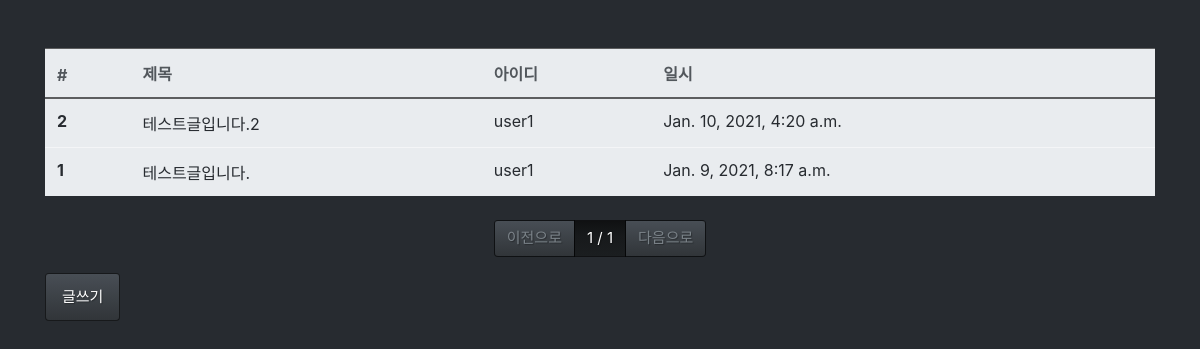
Page /board/list/ on the earlier database version.
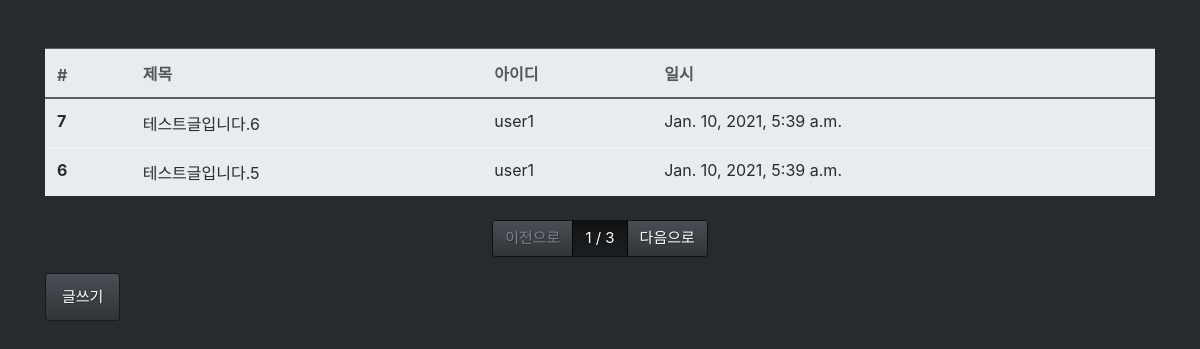
Same page on the later database version.
### board/models.py (models this page shows, shortened)
class Board(models.Model):
    title = models.CharField(max_length=128, verbose_name='제목')
    contents = models.TextField(verbose_name='내용')
    writer = models.ForeignKey(
        'fcuser.Fcuser', on_delete=models.CASCADE, verbose_name='작성자')
    tags = models.ManyToManyField('tag.Tag', verbose_name='태그')
    registered_dttm = models.DateTimeField(
        auto_now_add=True, verbose_name='등록시간')
    class Meta:
        db_table = 'fastcampus_board'
        verbose_name = '패스트캠퍼스 게시글'
        verbose_name_plural = '패스트캠퍼스 게시글'  # 복수형 지정

### fcuser/models.py (models this page shows)
class Fcuser(models.Model):
    username = models.CharField(max_length=32, verbose_name='사용자명')
    useremail = models.EmailField(max_length=128, verbose_name='사용자이메일')
    password = models.CharField(max_length=64, verbose_name='비밀번호')
    registered_dttm = models.DateTimeField(
        auto_now_add=True, verbose_name='등록시간')
    def __str__(self):  # 클래스를 문자열로 변환 했을 때 어떻게 변환 할 지 정해주는 내장 함수
        return self.username
    class Meta:
        db_table = 'fastcampus_fcuser'
        verbose_name = '패스트캠퍼스 사용자'
        verbose_name_plural = '패스트캠퍼스 사용자'  # 복수형 지정

### board/views.py (the view)
# urls.py: path('list/', views.board_list),
def board_list(request):
    all_boards = Board.objects.all().order_by('-id')
    page = int(request.GET.get('p', 1))  # p번째 페이지, 지정이 안되어 있으면 1 페이지
    paginator = Paginator(all_boards, 2)  # 한 페이지 당 2개 씩 보여주는 것으로 설정
    boards = paginator.get_page(page)
    return render(request, 'board_list.html', {'boards': boards})

### board/templates/board_list.html
{% extends "base.html" %}
{% block contents %}
<div class="row mt-5">
    <div class="col-12">
        <table class="table table-light">
            <thead class="thead-light">
                <tr>
                    <th>#</th>
                    <th>제목</th>
                    <th>아이디</th>
                    <th>일시</th>
                </tr>
            </thead>
            <tbody class="text-dark">
                {% for board in boards %}
                <tr onclick="location.href='/board/detail/{{ board.id }}/'">
                    <th>{{ board.id }}</th>
                    <td>{{ board.title }}</td>
                    <td>{{ board.writer }}</td>
                    <td>{{ board.registered_dttm }}</td>
                </tr>
                {% endfor %}
            </tbody>
        </table>
    </div>
</div>
<div class="row mt-2">
    <div class="col-12">
        <nav>
            <ul class="pagination justify-content-center">
                {% if boards.has_previous %}
                <li class="page-item">
                    <a href="?p={{ boards.previous_page_number }}" class="page-link">이전으로</a>
                </li>
                {% else %}
                <li class="page-item disabled">
                    <a href="#" class="page-link">이전으로</a>
                </li>
                {% endif %}
                <li class="page-item active">
                    <a href="#" class="page-link">{{ boards.number }} / {{ boards.paginator.num_pages }}</a>
                </li>
                {% if boards.has_next %}
                <li class="page-item">
                    <a href="?p={{ boards.next_page_number }}" class="page-link">다음으로</a>
                </li>
                {% else %}
                <li class="page-item disabled">
                    <a href="#" class="page-link">다음으로</a>
                </li>
                {% endif %}
            </ul>
        </nav>
    </div>
</div>
<div class="row">
    <div class="col-12">
        <button class="btn btn-primary" onclick="location.href='/board/write/'">글쓰기</button>
    </div>
</div>
{% endblock %}

Differences in the rows shown:
no longer on this page (row unchanged): Board: id "2", title "테스트글입니다.2", writer "user1", registered_dttm "Jan. 10, 2021, 4:20 a.m."
no longer on this page (row unchanged): Board: id "1", title "테스트글입니다.", writer "user1", registered_dttm "Jan. 9, 2021, 8:17 a.m."
added Board: id "7", title "테스트글입니다.6", writer "user1", registered_dttm "Jan. 10, 2021, 5:39 a.m."
added Board: id "6", title "테스트글입니다.5", writer "user1", registered_dttm "Jan. 10, 2021, 5:39 a.m."
Other differences:
{{ boards.paginator.num_pages }}: "1" → "3"
